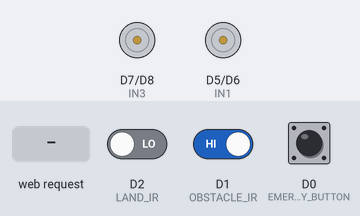
The sketch below on a simulated ESP8266 (NodeMCU). Parts: motor-driver pin pairs drawn as motors (green arrow = first pin HIGH = forward, orange = second pin HIGH = backward, longer = more drive). Inputs (shaded band) come from the test bench; at power-on: D0 (EMERGENCY_BUTTON) HIGH, D2 (LAND_IR) LOW, D1 (OBSTACLE_IR) HIGH. WiFi joins after 1.5 s; servers stay silent unless stated; uploads are accepted with an empty reply; what the sketch prints to the serial monitor is not drawn.

Above: at 2.7 s.
2.8 s: HTTP request GET /forward received
At 3.9 s:
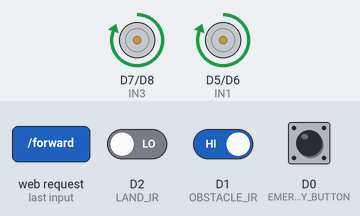
4.3 s: HTTP request GET /back received
At 5.0 s:
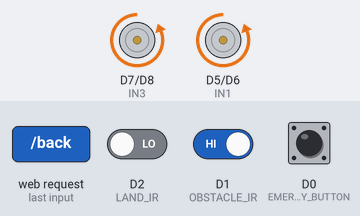
5.8 s: HTTP request GET /left received
At 6.2 s:
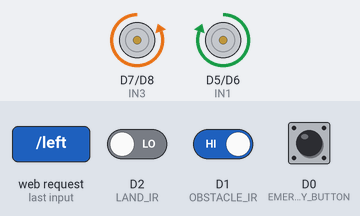
7.3 s: HTTP request GET /right received
At 8.5 s:
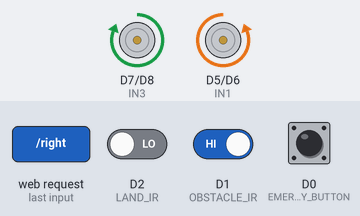
8.8 s: D0 (EMERGENCY_BUTTON) pulled LOW for 0.15 s
At 9.4 s:
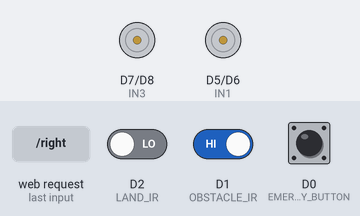
Timing chart, 0 to 11.4 s (numbered marks = the images above; inputs shaded):
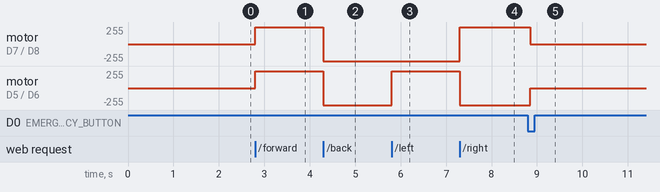

Measured:
- after the input at 2.8 s, motor on D7 (IN3) / D8 (IN4), motor on D5 (IN1) / D6 (IN2): stopped → forward 255/255 at once
- after the input at 4.3 s, motor on D7 (IN3) / D8 (IN4), motor on D5 (IN1) / D6 (IN2): forward 255/255 → backward 255/255 at once
- after the input at 5.8 s, motor on D5 (IN1) / D6 (IN2): backward 255/255 → forward 255/255 at once
- after the input at 7.3 s, motor on D7 (IN3) / D8 (IN4): backward 255/255 → forward 255/255 at once; motor on D5 (IN1) / D6 (IN2): forward 255/255 → backward 255/255 at once
- after the input at 8.8 s, motor on D7 (IN3) / D8 (IN4): forward 255/255 → stopped after 0.05 s; motor on D5 (IN1) / D6 (IN2): backward 255/255 → stopped after 0.05 s

The sketch:

nodemcu.ino
```cpp
#include <ESP8266WiFi.h>
#include <ESP8266HTTPClient.h>
#include <WiFiClientSecure.h>
#include <WiFiClient.h>
#include <string.h>

// =============== NORMAL WIFI ===============
const char* ssid = "H-417";
const char* password = "YOUR_WIFI_PASSWORD";

// =============== MOTOR PINS ===============
#define IN1 D5
#define IN2 D6
#define IN3 D7
#define IN4 D8

// =============== SENSOR PINS ===============
#define EMERGENCY_BUTTON D0
#define OBSTACLE_IR D1
#define LAND_IR D2

const int OBSTACLE_DETECTED_STATE = LOW;
const int LAND_PRESENT_STATE = LOW;

// =============== EMERGENCY BUTTON ===============
bool lastEmergencyButtonState = HIGH;
bool stableEmergencyButtonState = HIGH;
unsigned long lastEmergencyButtonTime = 0;
const unsigned long DEBOUNCE_DELAY = 50;

// =============== MOTOR SPEED ===============
int motorSpeed = 255;
const int MIN_SPEED = 100;
const int MAX_SPEED = 255;

// =============== EMAILJS SETTINGS ===============
const char* emailApiUrl =
  "https://api.emailjs.com/api/v1.0/email/send";

const char* serviceID = "service_9bixi9i";
const char* templateID = "template_xcxb0vn";
const char* publicKey = "BuzCBYQvWq_nEKdc2";
const char* recipient = "samarthtiwari153@gmail.com";

const char* emergencyLocation =
  "Rabindranath Tagore University, Bhojpur, Chiklod Road, "
  "near Bangrasiya Chouraha, Bhopal, Madhya Pradesh 464993";

// =============== SERVER ===============
WiFiServer server(80);

// =============== CONTROLLER WEBSITE ===============
const char webpage[] PROGMEM = R"rawliteral(
<!DOCTYPE html>
<html>
<head>
<meta name="viewport" content="width=device-width,initial-scale=1">
<meta name="theme-color" content="#101827">
<title>Smart Wheelchair</title>
<style>
*{box-sizing:border-box}
body{margin:0;background:#0b1220;color:#f8fafc;
font-family:Arial,sans-serif;text-align:center}
header{padding:24px 12px;background:#111c30}
h1{font-size:27px;margin:0}
p{color:#b5c3d8;line-height:1.5}
.container{max-width:480px;margin:auto;padding:14px}
.card{background:#172338;padding:18px;margin:14px 0;
border-radius:18px;border:1px solid #293a54}
.status{display:inline-block;padding:10px;margin:5px;
border-radius:10px;background:#334155;font-size:13px}
.grid{display:grid;grid-template-columns:repeat(3,1fr);
gap:8px;align-items:center}
button{border:0;border-radius:14px;padding:16px 5px;
font-size:15px;font-weight:bold;background:#2563eb;color:white;
width:100%;min-height:62px;touch-action:manipulation}
.stop{background:#dc2626}
.speed{background:#475569}
.emergency{background:#b91c1c}
small{color:#94a3b8}
</style>
</head>
<body>
<header>
<h1>♿ Smart Wheelchair</h1>
<p>Wireless Control & Safety Monitor</p>
</header>
<div class="container">

<div class="card">
<h3>System Status</h3>
<div class="status" id="wifi">Wi-Fi: Checking</div>
<div class="status" id="obstacle">Obstacle: Checking</div>
<div class="status" id="land">Ground: Checking</div>
<p id="message">Controller ready</p>
</div>

<div class="card">
<h3>Movement Control</h3>
<div class="grid">
<div></div>
<button onclick="move('forward')">▲<br>Forward</button>
<div></div>
<button onclick="move('left')">◀<br>Left</button>
<button class="stop" onclick="move('stop')">■ STOP</button>
<button onclick="move('right')">▶<br>Right</button>
<div></div>
<button onclick="move('back')">▼<br>Backward</button>
<div></div>
</div>
<p><small>Movement is blocked if a safety sensor detects danger.</small></p>
</div>

<div class="card">
<h3>Motor Speed</h3>
<div class="grid" style="grid-template-columns:1fr 1fr">
<button class="speed" onclick="move('speed_down')">− Slower</button>
<button class="speed" onclick="move('speed_up')">+ Faster</button>
</div>
<p id="speed">Speed: 255</p>
</div>

<div class="card">
<h3>Emergency Assistance</h3>
<p>Stop the motors and send an emergency email.</p>
<button class="emergency" onclick="emergencyAlert()">
🚨 EMERGENCY ALERT
</button>
</div>

<div class="card">
<h3>Controller Connection</h3>
<p id="connection">Connecting...</p>
<button class="speed" onclick="refreshStatus()">Refresh Status</button>
</div>

</div>

<script>
let busy=false;

async function api(path){
const controller=new AbortController();
const timeout=setTimeout(()=>controller.abort(),5000);
try{
const r=await fetch(path,{cache:'no-store',signal:controller.signal});
return await r.text();
}finally{
clearTimeout(timeout);
}
}

async function move(command){
if(busy)return;
busy=true;
document.getElementById('message').textContent='Sending command...';
try{
document.getElementById('message').textContent=await api('/'+command);
if(command==='speed_up'||command==='speed_down')await refreshStatus();
}catch(e){
document.getElementById('message').textContent='Connection failed';
}finally{
busy=false;
}
}

async function emergencyAlert(){
if(confirm('Send emergency alert now?'))await move('emergency');
}

async function refreshStatus(){
try{
const data=JSON.parse(await api('/status'));

document.getElementById('wifi').textContent='Wi-Fi: Connected';

document.getElementById('obstacle').textContent=
data.obstacle?'Obstacle: DETECTED':'Obstacle: Clear';

document.getElementById('land').textContent=
data.land?'Ground: Detected':'Ground: MISSING';

document.getElementById('obstacle').style.background=
data.obstacle?'#991b1b':'#166534';

document.getElementById('land').style.background=
data.land?'#166534':'#991b1b';

document.getElementById('speed').textContent='Speed: '+data.speed;
document.getElementById('connection').textContent='Controller online';

if(data.obstacle||!data.land){
document.getElementById('message').textContent=
'SAFETY STOP: Check sensors';
}
}catch(e){
document.getElementById('wifi').textContent='Wi-Fi: Check connection';
document.getElementById('connection').textContent='Controller not responding';
}
}

refreshStatus();
setInterval(refreshStatus,1500);
</script>
</body>
</html>
)rawliteral";

// =============== FUNCTION DECLARATIONS ===============
void stopMotor();
void forward();
void backward();
void left();
void right();
void emergency();
void sendEmergencyEmail();
bool obstacleDetected();
bool landDetected();
bool safeToMove();
void checkSafety();
void sendText(WiFiClient &client, String body);
void sendJson(WiFiClient &client, String body);
void sendWebsite(WiFiClient &client);
String escapeJSON(const String &input);

// =============== JSON ESCAPE ===============
String escapeJSON(const String &input) {
  String output;
  output.reserve(input.length() + 16);

  for (unsigned int i = 0; i < input.length(); i++) {
    char c = input[i];

    switch (c) {
      case '"':  output += "\\\""; break;
      case '\\': output += "\\\\"; break;
      case '\n': output += "\\n"; break;
      case '\r': output += "\\r"; break;
      case '\t': output += "\\t"; break;
      default:
        if ((unsigned char)c >= 0x20) {
          output += c;
        }
        break;
    }
  }

  return output;
}

// =============== SENSORS ===============
bool obstacleDetected() {
  return digitalRead(OBSTACLE_IR) == OBSTACLE_DETECTED_STATE;
}

bool landDetected() {
  return digitalRead(LAND_IR) == LAND_PRESENT_STATE;
}

bool safeToMove() {
  return !obstacleDetected() && landDetected();
}

void checkSafety() {
  if (!safeToMove()) {
    stopMotor();
  }
}

// =============== HTTP RESPONSES ===============
void sendText(WiFiClient &client, String body) {
  client.print("HTTP/1.1 200 OK\r\n");
  client.print("Content-Type: text/plain; charset=utf-8\r\n");
  client.print("Cache-Control: no-store\r\n");
  client.print("Connection: close\r\n");
  client.print("Content-Length: ");
  client.print(body.length());
  client.print("\r\n\r\n");
  client.print(body);
}

void sendJson(WiFiClient &client, String body) {
  client.print("HTTP/1.1 200 OK\r\n");
  client.print("Content-Type: application/json; charset=utf-8\r\n");
  client.print("Cache-Control: no-store\r\n");
  client.print("Connection: close\r\n");
  client.print("Content-Length: ");
  client.print(body.length());
  client.print("\r\n\r\n");
  client.print(body);
}

void sendWebsite(WiFiClient &client) {
  size_t len = strlen_P(webpage);

  client.print("HTTP/1.1 200 OK\r\n");
  client.print("Content-Type: text/html; charset=utf-8\r\n");
  client.print("Cache-Control: no-store\r\n");
  client.print("Connection: close\r\n");
  client.print("Content-Length: ");
  client.print(len);
  client.print("\r\n\r\n");

  client.write_P(webpage, len);
}

// =============== SETUP ===============
void setup() {
  Serial.begin(115200);

  pinMode(IN1, OUTPUT);
  pinMode(IN2, OUTPUT);
  pinMode(IN3, OUTPUT);
  pinMode(IN4, OUTPUT);

  pinMode(EMERGENCY_BUTTON, INPUT_PULLUP);
  pinMode(OBSTACLE_IR, INPUT);
  pinMode(LAND_IR, INPUT);

  stopMotor();

  lastEmergencyButtonState = digitalRead(EMERGENCY_BUTTON);
  stableEmergencyButtonState = lastEmergencyButtonState;

  WiFi.persistent(false);
  WiFi.mode(WIFI_STA);
  WiFi.begin(ssid, password);

  Serial.println();
  Serial.print("Connecting to Wi-Fi: ");
  Serial.println(ssid);

  // Keep motors stopped while connecting.
  unsigned long start = millis();

  while (WiFi.status() != WL_CONNECTED &&
         millis() - start < 30000) {
    stopMotor();
    delay(250);
    Serial.print(".");
  }

  Serial.println();

  if (WiFi.status() == WL_CONNECTED) {
    Serial.println("Wi-Fi connected!");
    Serial.print("Controller IP: http://");
    Serial.println(WiFi.localIP());

    server.begin();
    Serial.println("Web server started on port 80.");
  } else {
    Serial.println("Wi-Fi connection failed.");
    Serial.println("Check SSID and password, then reset.");
  }
}

// =============== MAIN LOOP ===============
void loop() {
  // Reconnect to the configured router if disconnected.
  if (WiFi.status() != WL_CONNECTED) {
    stopMotor();

    static unsigned long lastReconnectAttempt = 0;

    if (millis() - lastReconnectAttempt >= 5000) {
      lastReconnectAttempt = millis();

      Serial.println("Wi-Fi disconnected. Reconnecting...");
      WiFi.begin(ssid, password);
    }

    delay(10);
    return;
  }

  // Physical emergency button with debounce.
  bool reading = digitalRead(EMERGENCY_BUTTON);

  if (reading != lastEmergencyButtonState) {
    lastEmergencyButtonTime = millis();
    lastEmergencyButtonState = reading;
  }

  if (millis() - lastEmergencyButtonTime >= DEBOUNCE_DELAY) {
    if (reading != stableEmergencyButtonState) {
      stableEmergencyButtonState = reading;

      if (stableEmergencyButtonState == LOW) {
        emergency();
      }
    }
  }

  // Enforce sensor safety continuously.
  checkSafety();

  WiFiClient client = server.available();
  if (!client) return;

  client.setTimeout(1500);

  unsigned long timeout = millis() + 1500;

  while (!client.available() && millis() < timeout) {
    checkSafety();
    delay(1);
  }

  if (!client.available()) {
    client.stop();
    return;
  }

  String request = client.readStringUntil('\r');
  client.readStringUntil('\n');

  Serial.println(request);

  // =============== ROUTES ===============
  if (request.startsWith("GET / ") ||
      request.startsWith("GET /index.html")) {
    sendWebsite(client);
  }

  else if (request.startsWith("GET /status")) {
    checkSafety();

    String body = "{\"obstacle\":";
    body += obstacleDetected() ? "true" : "false";
    body += ",\"land\":";
    body += landDetected() ? "true" : "false";
    body += ",\"safe\":";
    body += safeToMove() ? "true" : "false";
    body += ",\"speed\":";
    body += String(motorSpeed);
    body += "}";

    sendJson(client, body);
  }

  else if (request.startsWith("GET /forward")) {
    if (safeToMove()) {
      forward();
      sendText(client, "Moving Forward");
    } else {
      stopMotor();
      sendText(client, "SAFETY STOP: Check sensors");
    }
  }

  else if (request.startsWith("GET /back")) {
    if (safeToMove()) {
      backward();
      sendText(client, "Moving Backward");
    } else {
      stopMotor();
      sendText(client, "SAFETY STOP: Check sensors");
    }
  }

  else if (request.startsWith("GET /left")) {
    if (safeToMove()) {
      left();
      sendText(client, "Turning Left");
    } else {
      stopMotor();
      sendText(client, "SAFETY STOP: Check sensors");
    }
  }

  else if (request.startsWith("GET /right")) {
    if (safeToMove()) {
      right();
      sendText(client, "Turning Right");
    } else {
      stopMotor();
      sendText(client, "SAFETY STOP: Check sensors");
    }
  }

  else if (request.startsWith("GET /stop")) {
    stopMotor();
    sendText(client, "Stopped");
  }

  else if (request.startsWith("GET /speed_up")) {
    motorSpeed += 25;

    if (motorSpeed > MAX_SPEED) {
      motorSpeed = MAX_SPEED;
    }

    sendText(client, "Speed: " + String(motorSpeed));
  }

  else if (request.startsWith("GET /speed_down")) {
    motorSpeed -= 25;

    if (motorSpeed < MIN_SPEED) {
      motorSpeed = MIN_SPEED;
    }

    sendText(client, "Speed: " + String(motorSpeed));
  }

  else if (request.startsWith("GET /emergency")) {
    stopMotor();
    sendText(client, "Emergency request received. Sending email.");
    client.stop();

    sendEmergencyEmail();
    checkSafety();
    return;
  }

  else {
    sendText(client, "Unknown command");
  }

  client.stop();
  checkSafety();
}

// =============== MOTOR CONTROL ===============
void forward() {
  if (!safeToMove()) {
    stopMotor();
    return;
  }

  analogWrite(IN1, motorSpeed);
  digitalWrite(IN2, LOW);

  analogWrite(IN3, motorSpeed);
  digitalWrite(IN4, LOW);
}

void backward() {
  if (!safeToMove()) {
    stopMotor();
    return;
  }

  digitalWrite(IN1, LOW);
  analogWrite(IN2, motorSpeed);

  digitalWrite(IN3, LOW);
  analogWrite(IN4, motorSpeed);
}

void left() {
  if (!safeToMove()) {
    stopMotor();
    return;
  }

  analogWrite(IN1, motorSpeed);
  digitalWrite(IN2, LOW);

  digitalWrite(IN3, LOW);
  analogWrite(IN4, motorSpeed);
}

void right() {
  if (!safeToMove()) {
    stopMotor();
    return;
  }

  digitalWrite(IN1, LOW);
  analogWrite(IN2, motorSpeed);

  analogWrite(IN3, motorSpeed);
  digitalWrite(IN4, LOW);
}

void stopMotor() {
  digitalWrite(IN1, LOW);
  digitalWrite(IN2, LOW);
  digitalWrite(IN3, LOW);
  digitalWrite(IN4, LOW);
}

// =============== PHYSICAL EMERGENCY ===============
void emergency() {
  Serial.println("EMERGENCY ALERT!");

  stopMotor();
  sendEmergencyEmail();
}

// =============== EMAILJS EMERGENCY EMAIL ===============
void sendEmergencyEmail() {
  if (WiFi.status() != WL_CONNECTED) {
    Serial.println("ERROR: Wi-Fi disconnected. Email not sent.");
    return;
  }

  Serial.println();
  Serial.println("================================");
  Serial.println(" SMART WHEELCHAIR EMERGENCY");
  Serial.println("================================");

  unsigned long totalSeconds = millis() / 1000;
  unsigned long days = totalSeconds / 86400;
  unsigned long hours = (totalSeconds % 86400) / 3600;
  unsigned long minutes = (totalSeconds % 3600) / 60;
  unsigned long seconds = totalSeconds % 60;

  String uptime =
    String(days) + " days, " +
    String(hours) + " hours, " +
    String(minutes) + " minutes, " +
    String(seconds) + " seconds";

  String subject =
    "EMERGENCY ALERT - Smart Wheelchair Assistance Required";

  String message =
    "EMERGENCY ALERT!\n\n"
    "A Smart Wheelchair emergency has been triggered.\n"
    "Please check on the user and provide assistance immediately.\n\n"
    "REGISTERED LOCATION:\n";

  message += emergencyLocation;

  message +=
    "\n\nDEVICE: Smart Wheelchair Controller\n"
    "DEVICE UPTIME: ";

  message += uptime;

  message +=
    "\n\nPlease verify the situation and arrange emergency "
    "assistance if necessary.";

  String payload = "{";

  payload += "\"service_id\":\"";
  payload += escapeJSON(String(serviceID));
  payload += "\",";

  payload += "\"template_id\":\"";
  payload += escapeJSON(String(templateID));
  payload += "\",";

  payload += "\"user_id\":\"";
  payload += escapeJSON(String(publicKey));
  payload += "\",";

  payload += "\"template_params\":{";

  payload += "\"to_email\":\"";
  payload += escapeJSON(String(recipient));
  payload += "\",";

  payload += "\"subject\":\"";
  payload += escapeJSON(subject);
  payload += "\",";

  payload += "\"message\":\"";
  payload += escapeJSON(message);
  payload += "\",";

  payload += "\"device\":\"Smart Wheelchair Controller\",";

  payload += "\"uptime\":\"";
  payload += escapeJSON(uptime);
  payload += "\"";

  payload += "}}";

  WiFiClientSecure secureClient;

  // Testing only. Configure certificate verification for production.
  secureClient.setInsecure();

  HTTPClient emailHttp;
  emailHttp.setTimeout(15000);

  Serial.println("Connecting to EmailJS...");

  if (!emailHttp.begin(secureClient, emailApiUrl)) {
    Serial.println("ERROR: HTTPS initialization failed.");
    return;
  }

  emailHttp.addHeader("Content-Type", "application/json");
  emailHttp.addHeader("origin", "http://localhost");

  Serial.println("Sending emergency email...");

  int httpCode = emailHttp.POST(payload);

  if (httpCode == 200) {
    Serial.println("SUCCESS: EmailJS accepted the request.");
    Serial.println("Check inbox and spam folder.");
  } else {
    Serial.print("EMAIL FAILED. HTTP code: ");
    Serial.println(httpCode);

    if (httpCode > 0) {
      Serial.println("EmailJS response:");
      Serial.println(emailHttp.getString());
    } else {
      Serial.println(emailHttp.errorToString(httpCode));
    }
  }

  emailHttp.end();

  Serial.println("Emergency email request finished.");
  Serial.println("================================");
}
```
